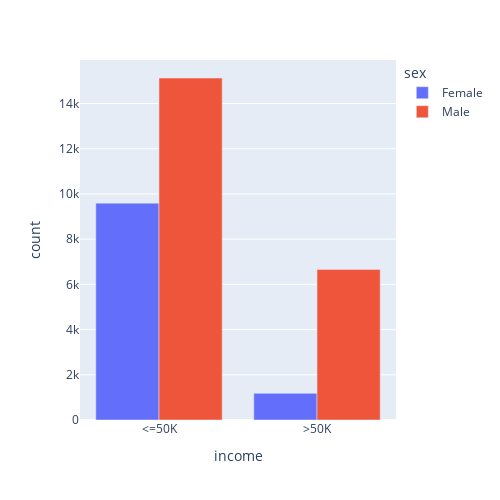

Here is the notebook cell this chart was saved with:
### Markdown cell above
Based on the result obtained from the previous exercise, it appears that if you're a woman, you're less likely to have `income` above $`50k`.

Let's make this clearer by visualising the data as a stacked bar chart and percentage stacked bar chart!

### Code cell
# stacked bar chart
fig = px.bar(
    data_frame=df,
    x="income",
    y="count",
    color="sex",
    barmode="group",
    height=500,
    width=500,
)

fig.show()

### Figure 1 — Plotly figure (JSON) as saved in the notebook; plotly's stock layout.template omitted (floating-point values rounded to 4 significant figures)
{"data": [{"alignmentgroup": "True", "hovertemplate": "sex=Female<br>income=%{x}<br>count=%{y}<extra></extra>", "legendgroup": "Female", "marker": {"color": "#636efa", "pattern": {"shape": ""}}, "name": "Female", "offsetgroup": "Female", "orientation": "v", "showlegend": true, "textposition": "auto", "type": "bar", "x": ["<=50K", ">50K"], "xaxis": "x", "y": [9592, 1179], "yaxis": "y"}, {"alignmentgroup": "True", "hovertemplate": "sex=Male<br>income=%{x}<br>count=%{y}<extra></extra>", "legendgroup": "Male", "marker": {"color": "#EF553B", "pattern": {"shape": ""}}, "name": "Male", "offsetgroup": "Male", "orientation": "v", "showlegend": true, "textposition": "auto", "type": "bar", "x": ["<=50K", ">50K"], "xaxis": "x", "y": [15128, 6662], "yaxis": "y"}], "layout": {"barmode": "group", "height": 500, "legend": {"title": {"text": "sex"}, "tracegroupgap": 0}, "margin": {"t": 60}, "width": 500, "xaxis": {"anchor": "y", "domain": [0, 1], "title": {"text": "income"}}, "yaxis": {"anchor": "x", "domain": [0, 1], "title": {"text": "count"}}}}
